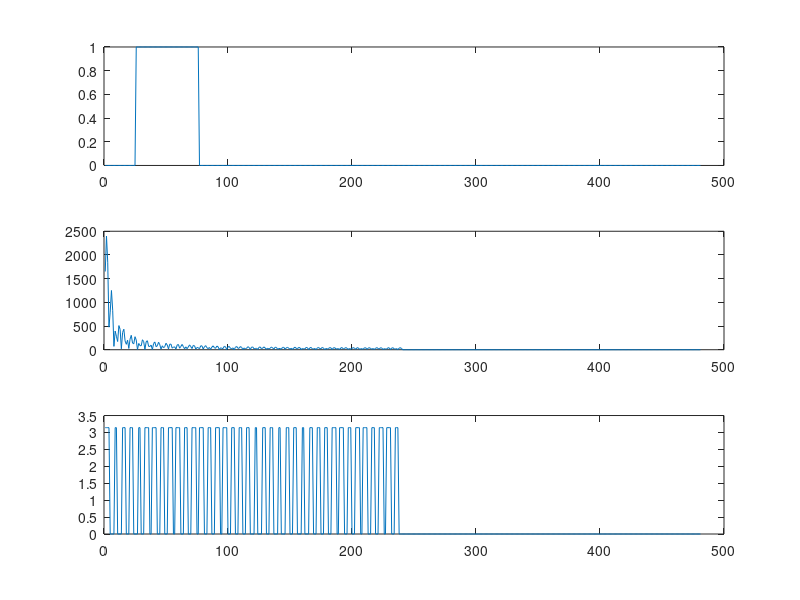

MATLAB code for this plot:
pkg load signal

fs = 48000;


maxt = 0.01;
dt = 1/fs;



t = 0 : dt : maxt;

N = length(t);




c = 0 * ones(1, N);
c(2) = 1;

Amp = 1.;
freq = 3000;
w = 2 * pi * freq;
phase = 2 * pi * 0.1651
testsine = Amp * sin(w * t + phase) + Amp * sin((w * t / 10) + phase*3.1);

rect = pulstran(t, 50, 'rectpuls');
rect = rectpuls(t-dt*50, dt*50);

T = 1 : 1 : N;


%FFT size
x = c;
x = rect;

re = 0 * ones(1, N);
im = 0 * ones(1, N);

y = abs(fft(x, N));


n = (2 * pi) / N;
for i = 1:N/2
  for j = 1:N
    re(i) = re(i) + (x(j) * cos(n * i * j));
    im(i) = im(i) + (x(j) * -j * sin(n * i * j));
  endfor
  
endfor

y = abs(re + im);
yph = angle(im+re);


subplot(3,1,1);
plot(T , x);

subplot(3,1,2);
plot(T , y);

subplot(3,1,3);
plot(T , yph);